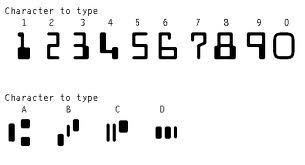
%> input picture magnetic-ink-character-recognition/micr1.jpg, 305 x 165 px
$ octave --eval "result = micr_imgpreprocess(imread('micr1.jpg'));"   (GNU Octave 9; MATLAB toolbox functions it lacks are replaced by stand-ins)
%> lines starting %> are read from the running program, lines starting %| are printed output that depends on the picture; in (x1, y1, x2, y2) boxes, pixels count from 0 and x2, y2 are one past the last pixel; in counts of white or black regions, pixels touching at a corner belong together; the program's own positions count from 1
function img = micr_imgpreprocess(I)

Igray = rgb2gray(I);

Ibw = im2bw(Igray,graythresh(Igray));
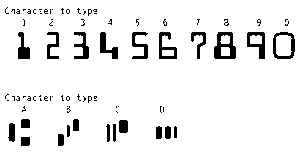
%> Ibw: size 165x305 logical; 93.2% white; 81 black regions (59 under 20 px), largest, box (x1, y1, x2, y2) and area: (214, 32, 236, 59) 347, (247, 32, 265, 59) 238, (273, 32, 295, 59) 236

Iedge = edge(uint8(Ibw));
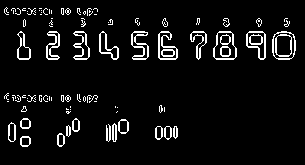
%> Iedge: size 165x305 logical; 6.5% white in thin lines or dots, all inside (x1, y1, x2, y2) = (4, 7, 296, 147)

se = strel('square',3);

Iedge2 = imdilate(Iedge, se);
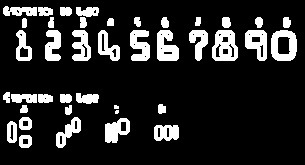
%> Iedge2: size 165x305 logical; 15.6% white; 40 white regions (2 under 20 px), largest, box (x1, y1, x2, y2) and area: (212, 30, 238, 61) 569, (271, 30, 297, 61) 530, (157, 30, 179, 61) 502

Ifill= imfill(Iedge2,'holes');
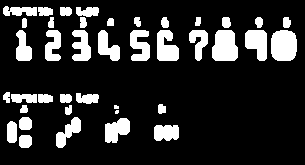
%> Ifill: size 165x305 logical; 17.1% white; 40 white regions (2 under 20 px)

[Ilabel num] = bwlabel(Ifill);
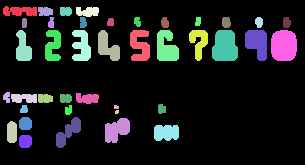
%> Ilabel: size 165x305 double; 41 distinct labels, from 0 to 40; one colour per label, 0 black
%> num = 40

Iprops = regionprops(Ilabel);
%> Iprops = 40 regions; largest, box (x1, y1, x2, y2), Area and Centroid: (271, 30, 297, 61) 716 [284.4 46.2], (212, 30, 238, 61) 685 [225.5 47.1], (157, 30, 179, 61) 521 [167.1 47.8], (245, 30, 267, 61) 517 [257.9 43.5], (130, 30, 150, 61) 449 [140.5 46.1]

Ibox = [Iprops.BoundingBox];
%> Ibox = 160 values, max 283.5 at index 157, min 3.5 at index 1, mean 47.83
%> (the run ends here)

$ run again, on magnetic-ink-character-recognition/micr2.jpg
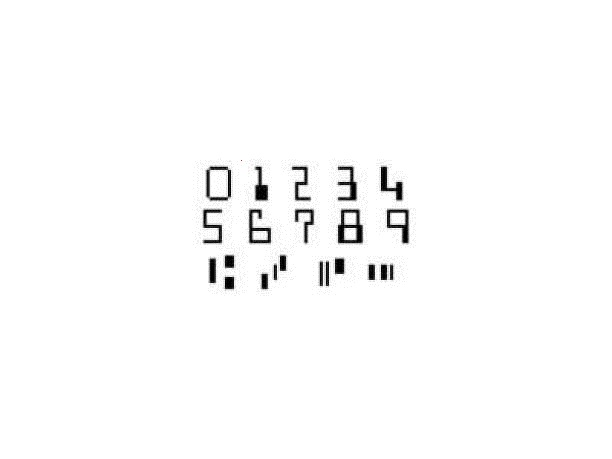
%> input picture magnetic-ink-character-recognition/micr2.jpg, 612 x 459 px
%> in micr_imgpreprocess, `Ibw = im2bw(Igray,graythresh(Igray));`:
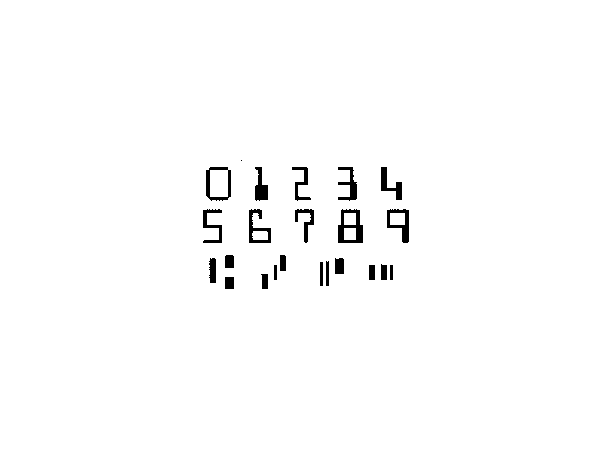
%> Ibw: size 459x612 logical; 98.6% white; 23 black regions (1 under 20 px), largest, box (x1, y1, x2, y2) and area: (338, 209, 363, 243) 453, (387, 209, 409, 243) 328, (249, 209, 271, 243) 311
%> Iedge: size 459x612 logical; 1.3% white in thin lines or dots, all inside (x1, y1, x2, y2) = (202, 159, 410, 290)
%> Iedge2: size 459x612 logical; 2.6% white; 20 white regions, largest, box (x1, y1, x2, y2) and area: (336, 208, 365, 245) 752, (204, 165, 233, 202) 687, (247, 207, 273, 245) 645
%> Ifill: size 459x612 logical; 3.1% white; 20 white regions
%> in micr_imgpreprocess, `[Ilabel num] = bwlabel(Ifill);`:
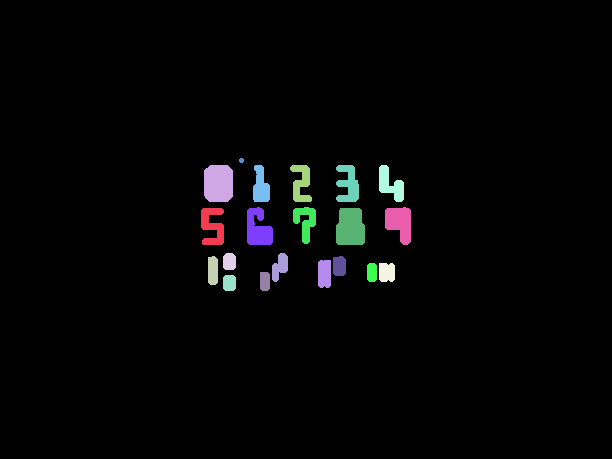
%> Ilabel: size 459x612 double; 21 distinct labels, from 0 to 20; one colour per label, 0 black
%> num = 20
%> Iprops = 20 regions; largest, box (x1, y1, x2, y2), Area and Centroid: (204, 165, 233, 202) 1009 [219 184], (336, 208, 365, 245) 966 [351 228], (385, 207, 411, 245) 719 [400.2 223.3], (247, 207, 273, 245) 717 [258.7 229.5], (201, 208, 224, 245) 574 [213 226.8]
%> Ibox = 80 values, max 385.5 at index 77, min 5 at index 23, mean 138.4

$ run again, on magnetic-ink-character-recognition/micr3.jpg
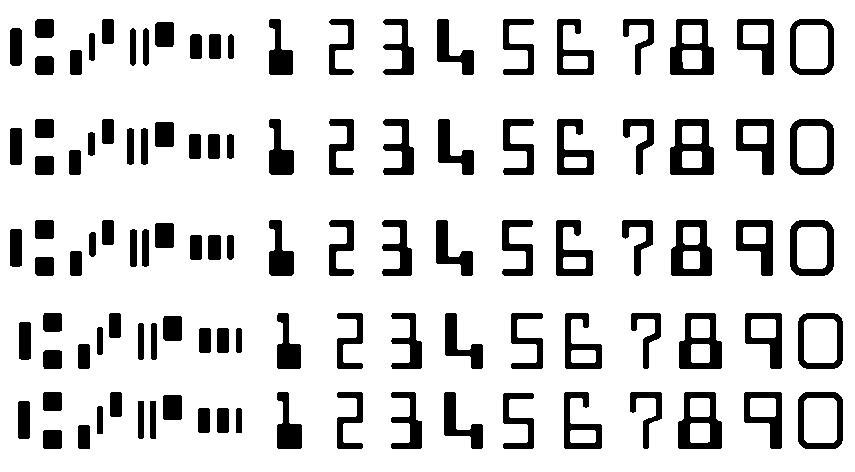
%> input picture magnetic-ink-character-recognition/micr3.jpg, 855 x 472 px
%> Ibw: size 472x855 logical; 84.1% white; 110 black regions, largest, box (x1, y1, x2, y2) and area: (670, 119, 714, 175) 1487, (671, 220, 712, 276) 1418, (678, 392, 722, 449) 1389
%> in micr_imgpreprocess, `Iedge = edge(uint8(Ibw));`:
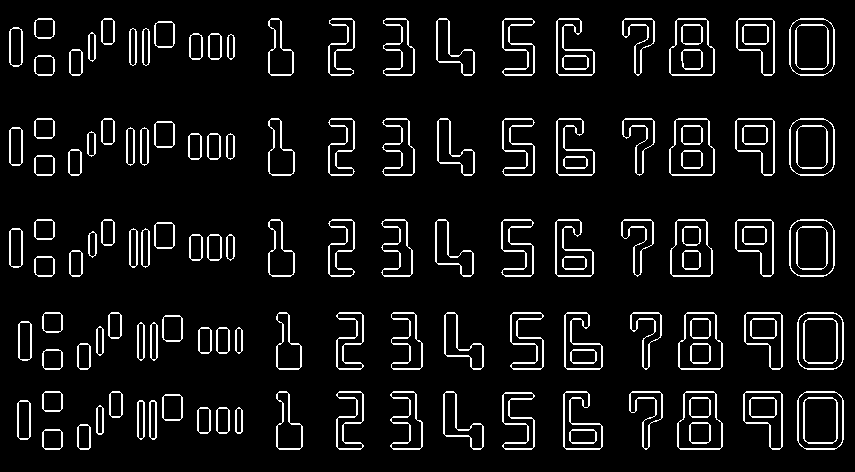
%> Iedge: size 472x855 logical; 7.5% white in thin lines or dots, all inside (x1, y1, x2, y2) = (9, 18, 844, 450)
%> Iedge2: size 472x855 logical; 16.3% white; 135 white regions, largest, box (x1, y1, x2, y2) and area: (509, 311, 545, 371) 1048, (501, 17, 536, 77) 1024, (501, 391, 536, 451) 1024
%> Ifill: size 472x855 logical; 26.8% white; 110 white regions
%> in micr_imgpreprocess, `[Ilabel num] = bwlabel(Ifill);`:
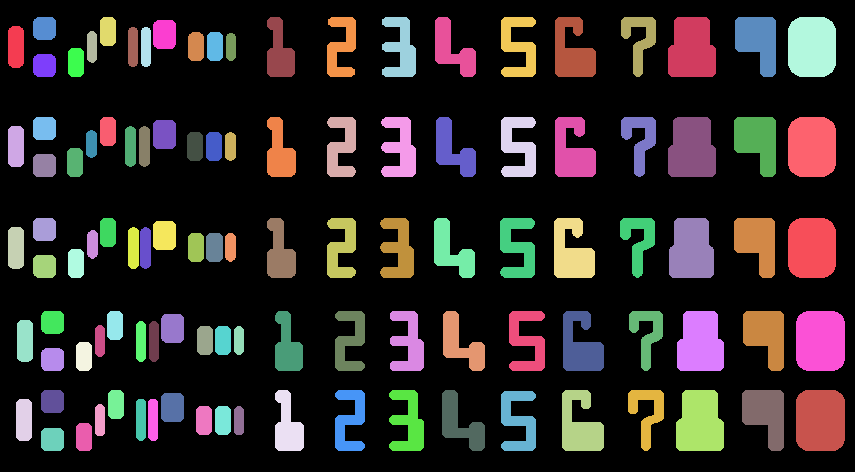
%> Ilabel: size 472x855 double; 111 distinct labels, from 0 to 110; one colour per label, 0 black
%> num = 110
%> Iprops = 110 regions; largest, box (x1, y1, x2, y2), Area and Centroid: (796, 390, 845, 451) 2848 [821 421], (796, 311, 845, 371) 2792 [821 341.5], (788, 218, 836, 278) 2698 [812.5 248.5], (788, 117, 836, 177) 2690 [812.5 147.5], (788, 17, 836, 77) 2684 [812.5 47.5]
%> Ibox = 440 values, max 796.5 at index 433, min 8.5 at index 1, mean 148.6

$ run again, on magnetic-ink-character-recognition/micr4.jpg
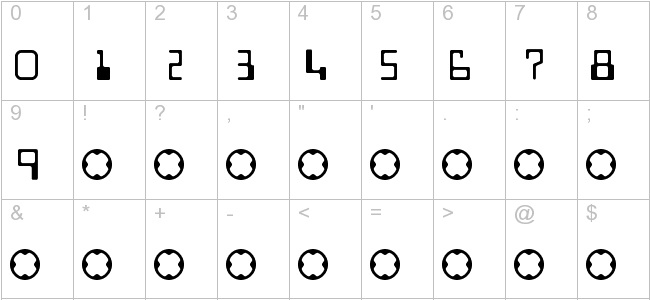
%> input picture magnetic-ink-character-recognition/micr4.jpg, 650 x 300 px
%> in micr_imgpreprocess, `Ibw = im2bw(Igray,graythresh(Igray));`:
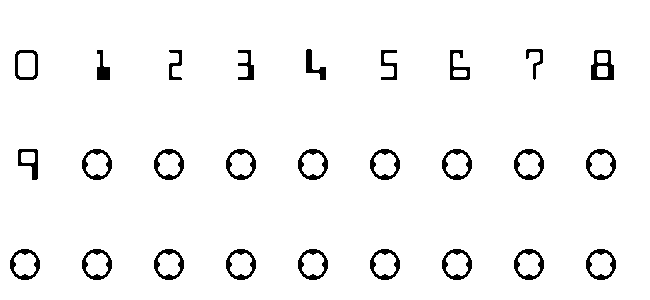
%> Ibw: size 300x650 logical; 96% white; 27 black regions, largest, box (x1, y1, x2, y2) and area: (591, 50, 614, 80) 377, (82, 149, 112, 180) 319, (154, 149, 184, 180) 319
%> Iedge: size 300x650 logical; 2.9% white in thin lines or dots, all inside (x1, y1, x2, y2) = (9, 48, 617, 281)
%> Iedge2: size 300x650 logical; 7.8% white; 27 white regions, largest, box (x1, y1, x2, y2) and area: (589, 48, 616, 82) 641, (80, 147, 114, 182) 616, (152, 147, 186, 182) 616
%> Ifill: size 300x650 logical; 10.9% white; 27 white regions
%> in micr_imgpreprocess, `[Ilabel num] = bwlabel(Ifill);`:
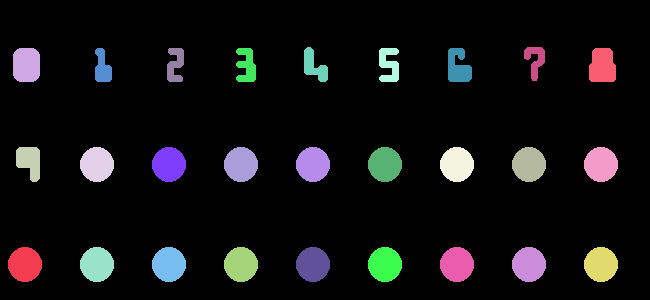
%> Ilabel: size 300x650 double; 28 distinct labels, from 0 to 27; one colour per label, 0 black
%> num = 27
%> Iprops = 27 regions; largest, box (x1, y1, x2, y2), Area and Centroid: (8, 247, 42, 282) 926 [25.5 265], (80, 147, 114, 182) 926 [97.5 165], (80, 247, 114, 282) 926 [97.5 265], (152, 147, 186, 182) 926 [169.5 165], (152, 247, 186, 282) 926 [169.5 265]
%> Ibox = 108 values, max 589.5 at index 105, min 8.5 at index 1, mean 128.1
